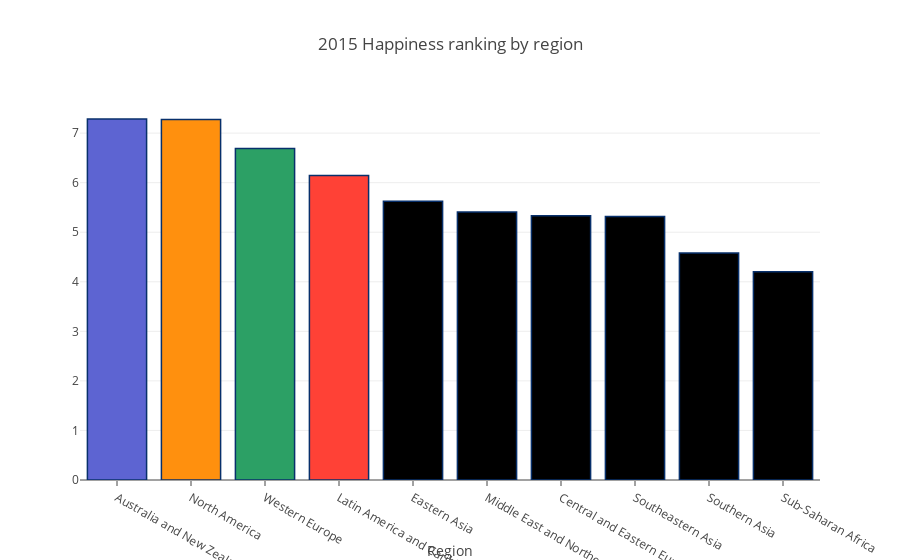

Write notebook code for a chart like this one.
### Markdown cell above
## Happiness ranking by region

### Code cell
region_mean = data2015.groupby(['region'])['happiness_score'].mean()
region_mean.sort_values(ascending=False, inplace=True)

# Bar Chart
trace1 = go.Bar(
    x=region_mean.index,
    y=region_mean.values,
    marker=dict(
        color=['rgb(93, 100, 210)', 'rgb(255, 144, 14)',
               'rgb(44, 160, 101)', 'rgb(255, 65, 54)'],
        line=dict(
            color='rgb(8,48,107)',
            width=1.5,
        )
    ),
)

data = [trace1]
layout = go.Layout(
    barmode='stack'
)
layout = dict(title = '2015 Happiness ranking by region',
              xaxis= dict(title= 'Region',ticklen= 5,zeroline= False)
             )
fig = go.Figure(data=data, layout=layout)
iplot(fig)

### Figure 1 — Plotly figure (JSON) as saved in the notebook; plotly's stock layout.template omitted (floating-point values rounded to 4 significant figures)
{"data": [{"marker": {"color": ["rgb(93, 100, 210)", "rgb(255, 144, 14)", "rgb(44, 160, 101)", "rgb(255, 65, 54)"], "line": {"color": "rgb(8,48,107)", "width": 1.5}}, "x": ["Australia and New Zealand", "North America", "Western Europe", "Latin America and Caribbean", "Eastern Asia", "Middle East and Northern Africa", "Central and Eastern Europe", "Southeastern Asia", "Southern Asia", "Sub-Saharan Africa"], "y": [7.285, 7.273, 6.69, 6.145, 5.626, 5.407, 5.333, 5.317, 4.581, 4.203], "type": "bar", "uid": "c7f18940-4f7d-4d73-a136-1dcb35e027ee"}], "layout": {"title": "2015 Happiness ranking by region", "xaxis": {"ticklen": 5, "title": "Region", "zeroline": false}}}
